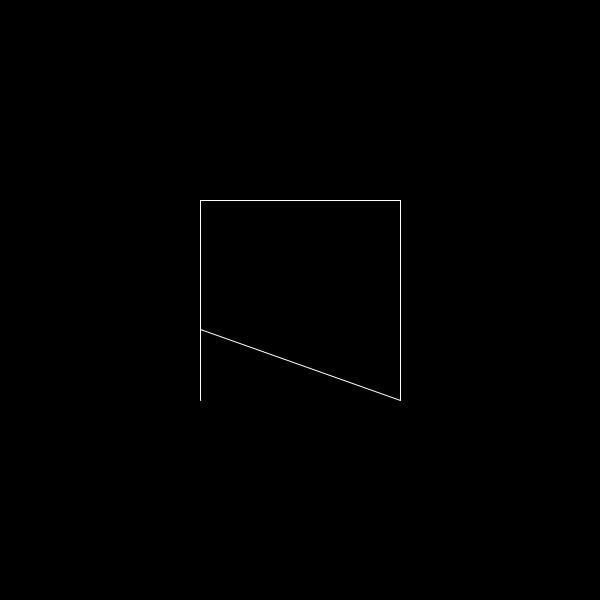
Frame 1 (no input)
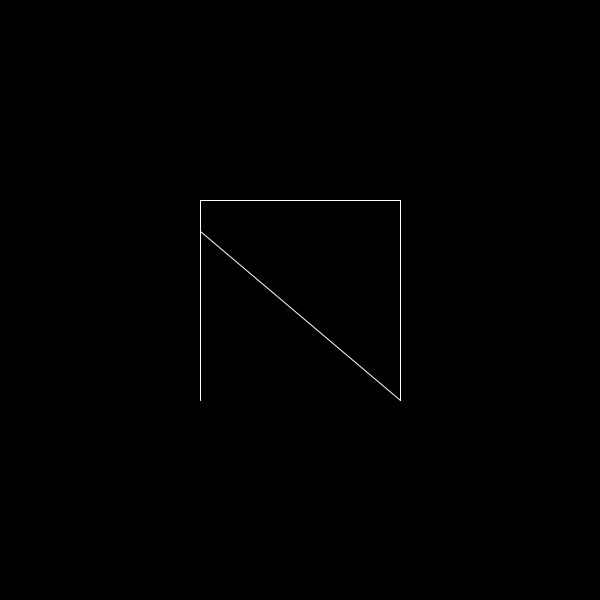
Frame 60 (the mouse pressed at the canvas centre just before this capture)
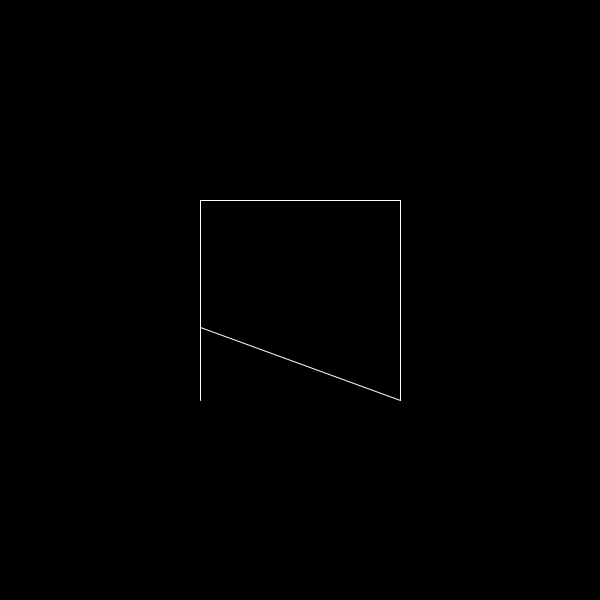
Frame 120 (the mouse held since frame 60 and released just before this capture)

The Processing sketch that drew these frames (run headless with seeded random() and noise(); from frame 60 on, the mouse is pressed at the canvas centre):

// Processing sketch: laser_beam_square
// ── laser_beam_square.pde
void setup() {
  size(600, 600);
}

void draw() {

  background(0);
  stroke(255);
  line(200, 200, 400, 200);
  line(400, 200, 400, 400);
  line(400, 400, 200, random(200, 400));
  line(200, 400, 200, 200);
}
  
